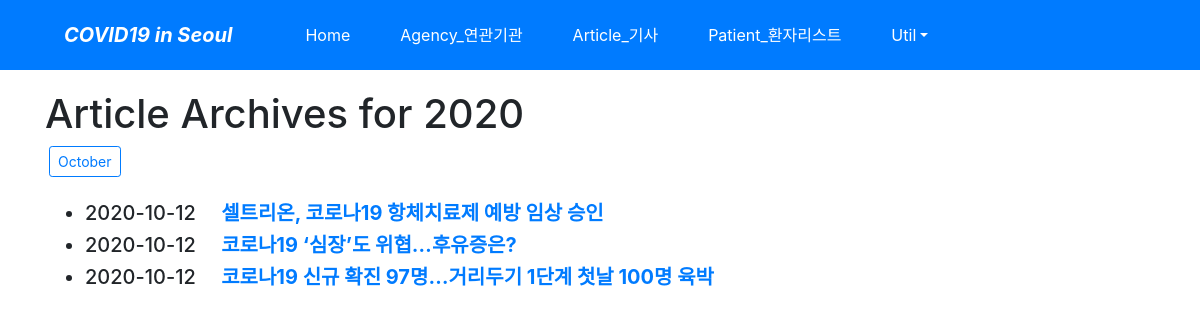
The app's page /article/archive/2020/ with its own data.
### article/models.py (models this page shows, shortened)
class Post(models.Model):
    title = models.CharField(verbose_name='TITLE', max_length=50) #기사제목
    slug = models.SlugField('SLUG', unique=True, allow_unicode=True, help_text='one word for title alias.')
    description = models.CharField('DESCRIPTION', max_length=100, blank=True, help_text='simple description text.') # 기사 설명
    content = models.TextField('CONTENT') # 기사 내용
    create_dt = models.DateTimeField('CREATE DATE', auto_now_add=True) #기사 날짜
    modify_dt = models.DateTimeField('MODIFY DATE', auto_now=True) # 기사 수정 날짜
    url = models.URLField('URL', unique=True) # 원본 기사 URL
    class Meta:
        verbose_name = 'post'
        verbose_name_plural = 'posts'
        db_table = 'article_posts'
        ordering = ('-modify_dt',)
    def get_absolute_url(self):
        return reverse('article:post_detail', args=(self.slug,))

### article/views.py (the view)
# urls.py: path('archive/<int:year>/', views.PostYAV.as_view(), name='post_year_archive'),
class PostYAV(YearArchiveView):
    model = Post
    date_field = 'modify_dt'
    make_object_list = True

### article/templates/article/post_archive_year.html (shortened to what this page needs)
{% extends "base.html" %}
{% block content %}
    <h1>Article Archives for {{ year|date:"Y" }}</h1>
    {% for date in date_list %}
    <a href="{% url 'article:post_month_archive' date|date:'Y' date|date:'b' %}"
       class="btn btn-outline-primary btn-sm mx-1">
        {{ date|date:"F" }}</a>
    {% endfor %}
    <br><br>
    <div>
        <ul>
            {% for post in object_list %}
            <li class="h5">
                {{ post.modify_dt|date:"Y-m-d" }}&emsp;
                <a href="{{ post.get_absolute_url }}"><strong>{{ post.title }}</strong></a>
            </li>
            {% endfor %}
        </ul>
    </div>
{% endblock %}

### records on screen
Post: modify_dt "2020-10-12", title "셀트리온, 코로나19 항체치료제 예방 임상 승인"
Post: modify_dt "2020-10-12", title "코로나19 ‘심장’도 위협…후유증은?"
Post: modify_dt "2020-10-12", title "코로나19 신규 확진 97명…거리두기 1단계 첫날 100명 육박"

### other values on screen
{{ year|date:"Y" }} "2020"
{{ date|date:"F" }} "October"
